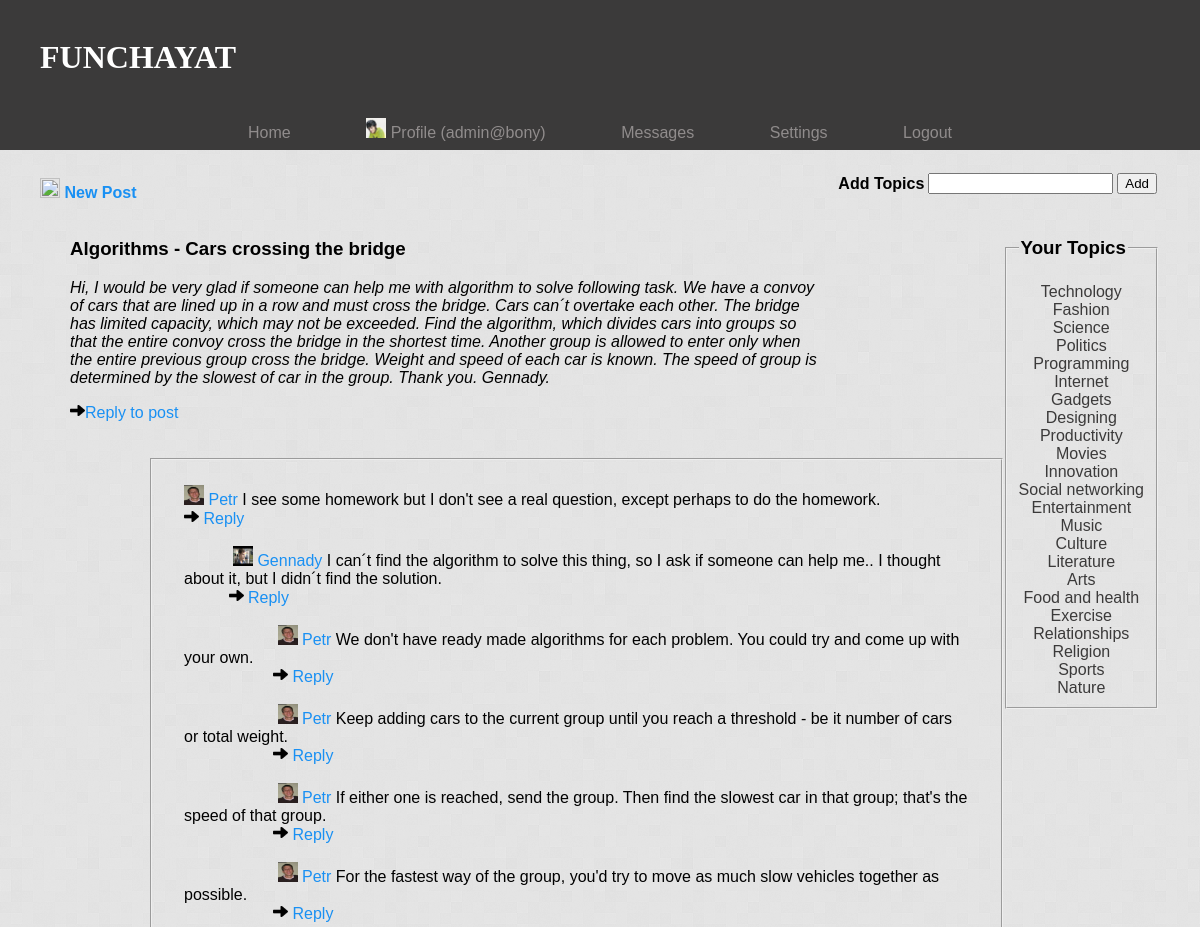
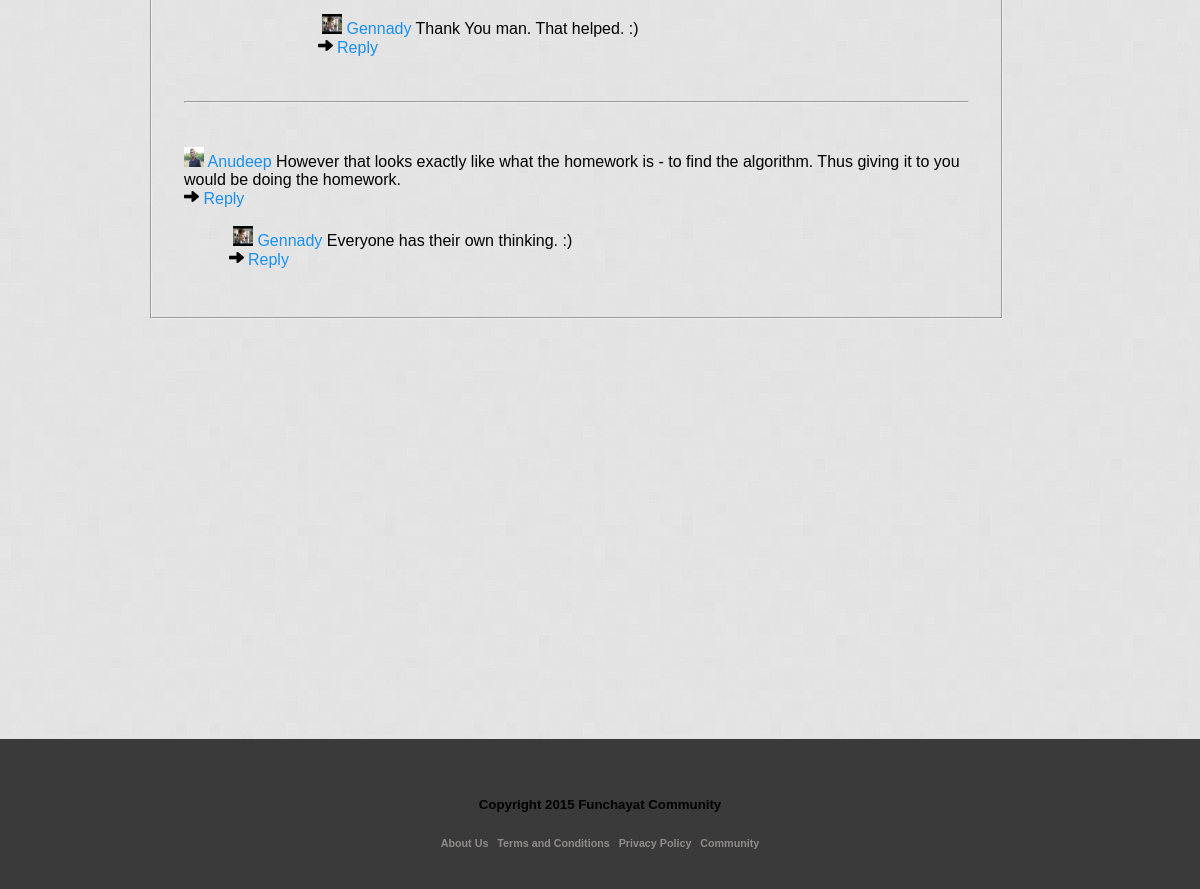
Page /showpost.php?id=0 (signed in) on the committed database (2 pictures, top to bottom).
### tables this page shows
CREATE TABLE IF NOT EXISTS `replies` (
  `serial` int(11) NOT NULL,
  `post_id` int(11) NOT NULL,
  `rep_id` int(11) NOT NULL,
  `root` int(11) NOT NULL,
  `by` varchar(30) NOT NULL,
  PRIMARY KEY (`serial`)
);

### functions/main.php (the view, shortened to what this page needs)
<?php
	function get_topics($uname) {
		$sql="SELECT * from `topics` where `uname`='$uname'";
		$res=@mysql_query($sql);
		$res=mysql_fetch_array($res);
		$ret=array();
		while(list($name, $id)=each($res)) {
			if($id==1 and !($name<='100')) {
				$topic=strtoupper($name[0]);
				for($i=1; $i<strlen($name); $i++)
					$topic=$topic.$name[$i];
				$ret[]=$topic;
			}
		}
		return $ret;
	}
	function get_pic($uname) {
		$res=@mysql_query("SELECT * from users where uname='$uname'");
		$res=mysql_fetch_array($res);
		if($res['userpicture'])
			return ("profile_images/$uname.jpg");
		else
			return ("images/user.jpg");
	}
	function display_all_replies($post_id, $curr_id, $indent, $first) {
		$sql="SELECT * from `replies` where `root`='$curr_id' and `post_id`='$post_id'";
		$res=mysql_query($sql);
		if(!mysql_num_rows($res)) {
			return;
		}
		echo "<div style='margin-left: 10*$indent'>";
		while($data=mysql_fetch_array($res)) {
			$rep_id=$data['rep_id'];
			if($curr_id==$post_id and !$first) echo "<br><hr><br><br>";
			$first=false;
			$by=$data['by'];
			$pic=get_pic($by);
			$fp=@fopen("replies/$post_id/$rep_id.txt", "r");
			$rep=@fread($fp, filesize("replies/$post_id/$rep_id.txt"));
			for($i=0; $i<$indent; $i++) echo "&nbsp;"; ?>
            <img src='<?php echo $pic; ?>' width='20' height='20'/>
            <?php
			echo "<a href='profile.php?member=$by'>$by</a> "; echo $rep; echo "<br>";
			echo "<a href='reply.php?id=$post_id&root=$rep_id'><img src='images/reply.png' width='15' height='15''/> Reply</a><br><br>";
			display_all_replies($post_id, $rep_id, $indent+10, $first);
		}
		echo "</div>";
	}
?>

### showpost.php (shortened to what this page needs)
<!doctype html>
<html>
<head>
<?php
	$id=$_GET['id'];
	$fp=@fopen("posts/$id.txt", "r");
	$title=@fread($fp, filesize("posts/$id.txt"));
	$fp=@fopen("description/$id.txt", "r");
	$post=@fread($fp, filesize("description/$id.txt"));
?>
<link href="css/main.css" type="text/css" rel="stylesheet"/>
<?php
	require_once('functions/main.php');
?>
</head>
<body>
	<?php
		require_once("includes/header.inc");
	?>
    <?php
		if($_SESSION['isopen'])
			require_once("includes/homelinks.inc");
		else {
			sleep(1);
			header('Location: index.php');
		}
	?>
    <div style="margin-top: -100px; margin-left: 150px;">
    	<h3 style="margin-left: -80px; margin-top: -40px;"><?php echo $title; ?></h3>
       	<i><p style="margin-left: -80px; margin-right: 380px;"><?php echo $post; ?></p></i>
        <a style="margin-left: -80px;" href="reply.php?id=<?php echo $id ?>&root=<?php echo $id; ?>"><img src="images/reply.png" width="15" height="15"/>Reply to post</a>
        <br> <br> <br>
        <fieldset style="margin-left: -80px;">
        	<div style="padding: 20px;">
        		<?php
					$currid=$_GET['id'];
					display_all_replies($currid, $currid, 0, true, $pic);
				?>
        	</div>
        </fieldset>
    </div>
    <?php
		require_once('includes/footer.inc');
	?>
</body>
</html>

### includes/header.inc (shortened to what this page needs)
<!doctype html>
<html>
<head>
<link href="../css/main.css" type="text/css" rel="stylesheet"/>
</head>
<body>
	<header>
    	<br>
    	<h1 class="logo" align="left"><a href="../funchayat.in">FUNCHAYAT</a></h1>
	</header>
</body>
</html>

### includes/homelinks.inc (shortened to what this page needs)
<?php
	$uname=$_SESSION['uname'];
	$res=@mysql_query("SELECT * from users where uname='$uname'");
	$res=mysql_fetch_array($res);
	$pic=0;
	if($res['userpicture'])
		$pic="profile_images/$uname.jpg";
	else
		$pic="images/user.jpg";
	$uname=$_SESSION['uname'];
	$sql="SELECT * from `messages` where `status_to`=1 and `to`='$uname'";
	$res=@mysql_query($sql);
	$pending=mysql_num_rows($res);
?>
<div class="homelinks" align="center">
	<link href="css/main.css" type="text/css" rel="stylesheet"/>
    <br>
    <a href="home.php">Home</a> &nbsp;&nbsp;&nbsp;&nbsp;&nbsp;&nbsp;&nbsp;&nbsp;&nbsp;&nbsp;&nbsp;&nbsp;&nbsp;&nbsp;&nbsp;
    <a href="profile.php"><img src="<?php echo $pic; ?>" width="20" height="20"/> Profile (<?php echo $uname; ?>)</a>
    <a href="messages.php">Messages <?php if($pending) echo '('.$pending.')'; ?></a> &nbsp;&nbsp;&nbsp;&nbsp;&nbsp;&nbsp;&nbsp;&nbsp;&nbsp;&nbsp;&nbsp;&nbsp;&nbsp;&nbsp;&nbsp;
    <a href="settings.php">Settings</a> &nbsp;&nbsp;&nbsp;&nbsp;&nbsp;&nbsp;&nbsp;&nbsp;&nbsp;&nbsp;&nbsp;&nbsp;&nbsp;&nbsp;&nbsp;
    <a href="logout.php">Logout</a>
</div>
<div class="search">
	<form action="" method="post">
	<table>
    	<tr>
        	<td><b>Add Topics</b></td> <td> <input type="text" list="topics" name="choose"/> </td> <td> <input type="submit" value="Add" name="add"/> </td>
        </tr>
    </table>
    </form>
</div>
<br>
<div class="content">
    <label class="trend">
        <fieldset>
            <legend align="left"><h3>Your Topics</h3></legend>
            <?php
				require_once('functions/main.php');
				$topics=get_topics($uname);
				for($i=0; $i<sizeof($topics); $i++) {
					$topic=$topics[$i];
					$topic[0]=strtolower($topic[0]);
					echo "<a href='listposts.php?topic=$topic'>$topics[$i]</a><br>";
				}
			?>
        </fieldset>
    </label>
</div>
<div class="pad">
	<p style="margin-top: -120px;"><a href="newpost.php"><img src="images/pin.png" width="20" height="20"/> <b>New Post</b></a></p>
</div>

### includes/footer.inc (shortened to what this page needs)
<!doctype html>
<html>
<head>
<link href="css/main.css" type="text/css" rel="stylesheet"/>
</head>
<body>
	<footer>
    	<br/> <br/>
    	<div class="foot" align="center">
        	<h5>Copyright 2015 Funchayat Community</h5>
            <h6><a href="about.php">About Us</a> &nbsp; <a href="privacypolicy.php">Terms and Conditions</a> &nbsp; <a href="privacypolicy.php">Privacy Policy</a> &nbsp; <a href="">Community</a>
        </div>
    </footer>
</body>
</html>

### css/main.css (style rules this page uses)
body { background-image:url(../images/background.png); font-family:Arial, sans-serif; margin: 0px; }
a { text-decoration: none; color:rgba(25,144,243,1.00); }
h1 { font:bold; border:thin; }
header { width: 100%; height: 100px; background-color:#3B3A3A; font-family:Papyrus }
header a { color: #FFFFFF; }
.logo { margin-left: 120px; }
header .logo { margin-left: 40px; }
.homelinks { height: 50px; background-color: #3B3A3A; margin-bottom: 10px }
.content { padding: 40px; text-align:center; }
.content .trend { float:right; }
.content .trend a { color:#3B3A3A; }
.search { float: right; margin-right: 40px; margin-top: 10px; }
.pad { padding: 40px; }
footer { height: 150px; background-color: #3B3A3A; margin-top: 35%; }
.foot a { text-decoration: none; color: #908C8C; }
.homelinks a { color: #908C8C; text-decoration: none; }

### rows in the picture
replies: by "Petr", rep "I see some homework but I don't see a real question, except perhaps to do the homework."
replies: by "Gennady", rep "I can´t find the algorithm to solve this thing, so I ask if someone can help me.. I thought about it, but I didn´t find the solution."
replies: by "Petr", rep "We don't have ready made algorithms for each problem. You could try and come up with your own."
replies: by "Petr", rep "Keep adding cars to the current group until you reach a threshold - be it number of cars or total weight."
replies: by "Petr", rep "If either one is reached, send the group. Then find the slowest car in that group; that's the speed of that group."
replies: by "Petr", rep "For the fastest way of the group, you'd try to move as much slow vehicles together as possible."
replies: by "Gennady", rep "Thank You man. That helped. :)"
replies: shows a picture, by "Anudeep", rep "However that looks exactly like what the homework is - to find the algorithm. Thus giving it to you would be doing the homework."
replies: by "Gennady", rep "Everyone has their own thinking. :)"

### other values in the picture
$uname "admin@bony"
$topics[$i] "Technology"
$topics[$i] "Fashion"
$topics[$i] "Science"
$topics[$i] "Politics"
$topics[$i] "Programming"
$topics[$i] "Internet"
$topics[$i] "Gadgets"
$topics[$i] "Designing"
$topics[$i] "Productivity"
$topics[$i] "Movies"
$topics[$i] "Innovation"
$topics[$i] "Social networking"
$topics[$i] "Entertainment"
$topics[$i] "Music"
